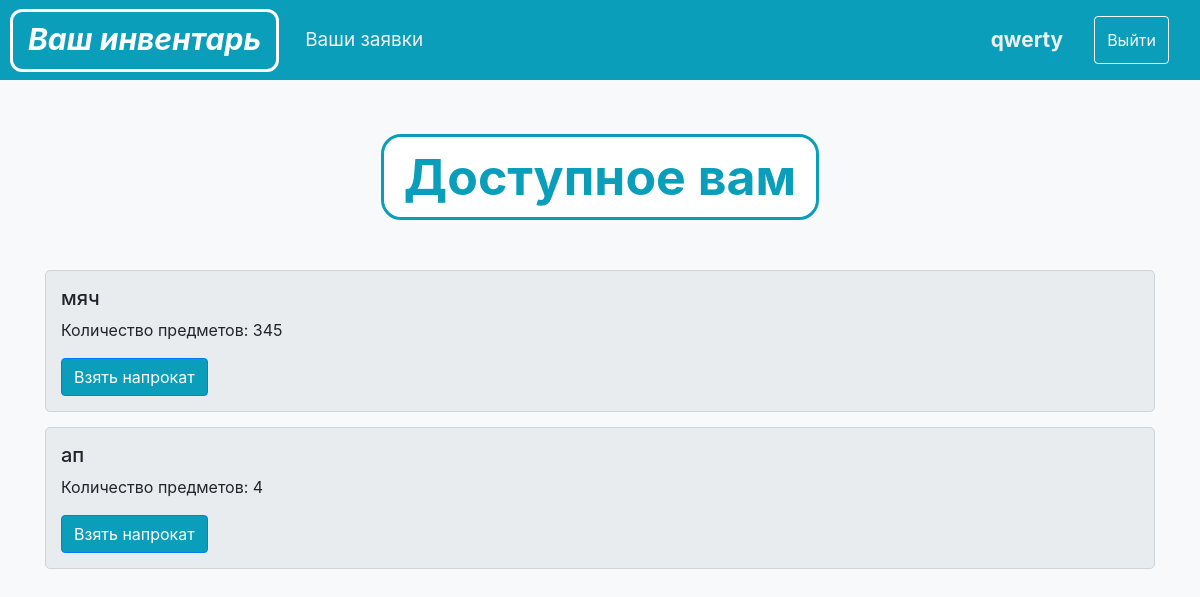
Screenshot of /profile/ (signed in) with the database file from the repository.
### data/models/user.py (models this page shows)
class User(SqlAlchemyBase, UserMixin, SerializerMixin):
    __tablename__ = 'user'
    id = sqlalchemy.Column(sqlalchemy.Integer, primary_key=True)
    type = sqlalchemy.Column(sqlalchemy.String)
    password = sqlalchemy.Column(sqlalchemy.String)
    name = sqlalchemy.Column(sqlalchemy.String)
    invent = sqlalchemy.Column(sqlalchemy.Integer)

### data/models/inventory.py (models this page shows)
class Inventory(SqlAlchemyBase, UserMixin, SerializerMixin):
    __tablename__ = 'inventory'
    id = sqlalchemy.Column(sqlalchemy.Integer, primary_key=True)
    name = sqlalchemy.Column(sqlalchemy.String)
    count = sqlalchemy.Column(sqlalchemy.Integer)
    state = sqlalchemy.Column(sqlalchemy.String)
    admin = sqlalchemy.Column(sqlalchemy.Integer)

### main.py (the view)
@app.route("/profile/", methods=["GET"])
@login_required
def profile_get():
    cur_user = flask_login.current_user
    if cur_user.type == "user":
        items_of_inventory = db_ses.query(Inventory).filter_by(admin=cur_user.invent).all()
        appid = db_ses.query(Applications).filter_by(user=cur_user.id).all()
        appid = [i.id for i in appid]
        return render_template('polzovatel.html', name=cur_user.name, appid=appid, inventory=items_of_inventory,
                               id=cur_user.id)
    else:
        items_of_inventory = db_ses.query(Inventory).filter_by(admin=cur_user.id).all()
        return render_template('admin.html', name=cur_user.name, inventory=items_of_inventory)

### main.py (called while the page is built)
@manager.user_loader
def load_user(user_id):
    return db_ses.query(User).get(user_id)

### templates/polzovatel.html (shortened to what this page needs)
<!DOCTYPE html>
<html lang="ru">
<head>
    <link href="https://stackpath.bootstrapcdn.com/bootstrap/4.5.2/css/bootstrap.min.css" rel="stylesheet">
    <link rel="stylesheet" href="/static/css/style.css">
    <link rel="stylesheet" href="/static/css/user_style.css">
</head>
<body>
<nav class="navbar navbar-expand-md navbar-dark mb-4" style="display: flex; justify-content: space-between;">
    <div style="display: flex; justify-content: start; align-items: center;">
        <a href="/profile/" class="navbar-brand" style="margin-left: -6px">Ваш инвентарь</a>
        <div style="display: flex; justify-content: space-around;">
            <a href="/add_users/" class="nav-link-tab">Ваши заявки</a>
        </div>
    </div>
    <div style="display: flex; justify-content: space-around;">
        <a href="/profile/" class="nav-link active">{{name}}</a>
        <button class="btn btn-outline-light" type="button" id="exit" style="margin-left: 15px; margin-right: 15px">Выйти</button>
    </div>
</nav>
<div class="container inventory-list">
    <div class="d-flex justify-content-center"><h2 class="page-header">Доступное вам</h2></div>
    <div class="row">
        <div class="col-sm-12">
            {% for item in inventory %}
            {% if true %}
            <div class="col-md-14">
                <div class="inventory-item">
                    <h5>{{ item.name }}</h5>
                    <p>Количество предметов: {{ item.count }}</p>
                    <button class="btn btn-primary" name="ItemName" id="open{{ item.id }}" value="{{ item.id }}">Взять напрокат</button>
                </div>
            </div>
            {% endif %}
            {% endfor %}
        </div>
    </div>
</div>
</body>
</html>

### static/css/style.css (style rules this page uses)
.navbar-brand { font-size: 30px; font-style: oblique; font-weight: bold; border: 3px solid white; border-radius: 12px; margin: 5px; padding: 5px 15px 7px 15px; display: flex; }
.nav-link { font-size: 1.3rem; font-weight: bold; color: #eeeeee; }
.nav-link-tab { font-size: 19px; color: #eeeeee; display: block; padding: 0.5rem 1rem; text-decoration: none; transition: 0.1s; margin: 10px 5px; }
.inventory-list { margin-top: 20px; }
.inventory-item { background-color: #e9ecef; border: 1px solid #ced4da; border-radius: 5px; padding: 15px; margin-bottom: 15px; transition: transform 0.2s; cursor: pointer; }
body { background-color: #f8f9fa; }

### static/css/user_style.css (style rules this page uses)
.page-header { margin-bottom: 50px; margin-top: 30px; font-size: 50px; font-weight: bold; background-color: #ffffff; color: #0b9ebb; border-radius: 20px; border: 3px solid #0b9ebb; padding: 10px 20px; width: auto; }
.navbar { height: 80px; background-color: #0b9ebb; }
.btn-primary { background-color: #0b9ebb; }

### rows the page displays
User: name "qwerty"
Inventory: name "мяч", count "345", {{ item.id }} 9 (drawn)
Inventory: name "ап", count "4", {{ item.id }} 10 (drawn)
